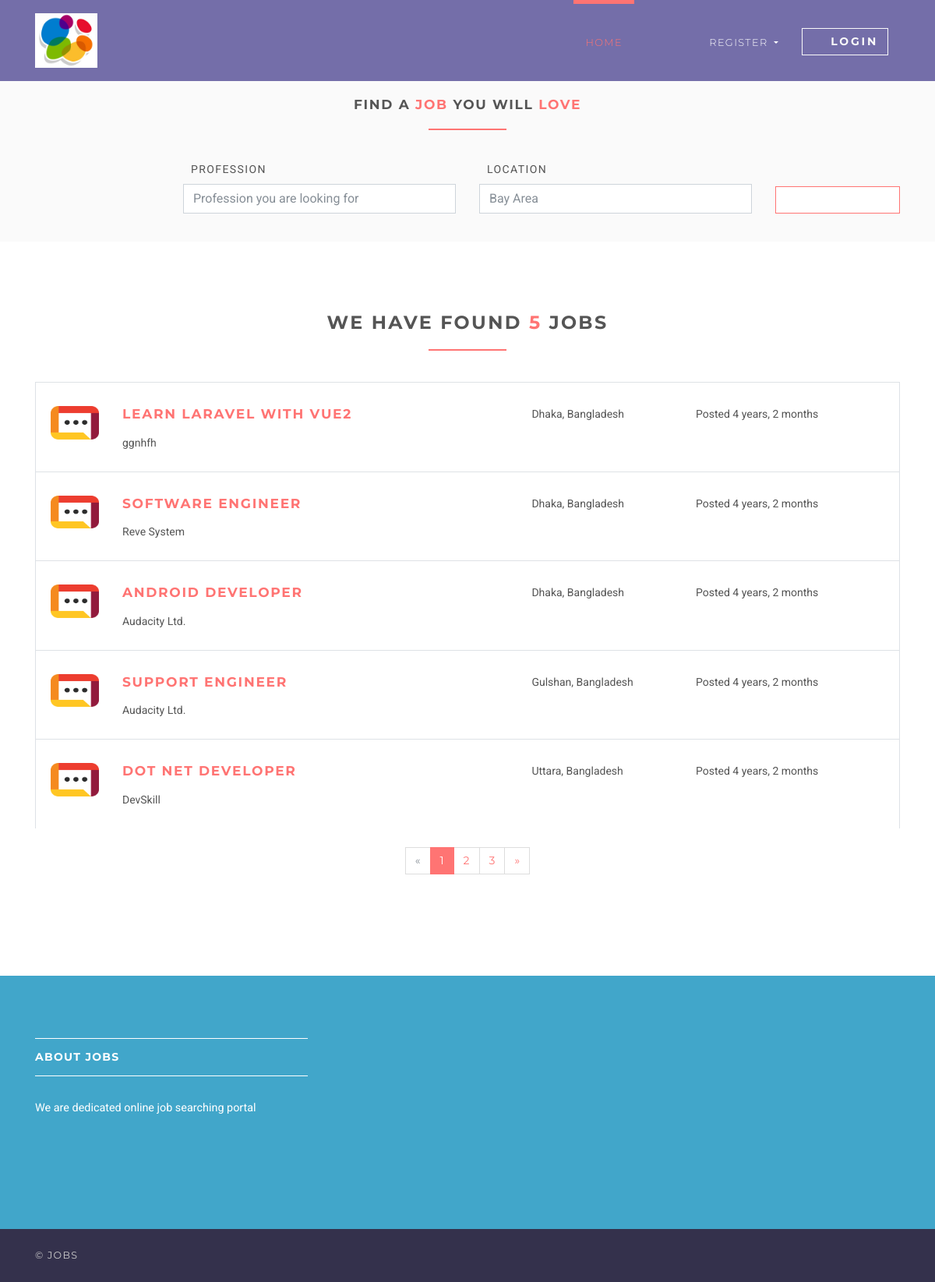
Page /jobs on the committed database.
### jobsapp/models.py (models this page shows, shortened)
class Job(models.Model):
    user = models.ForeignKey(User, on_delete=models.CASCADE)
    title = models.CharField(max_length=300)
    description = models.TextField()
    location = models.CharField(max_length=150)
    type = models.CharField(choices=JOB_TYPE, max_length=10)
    category = models.CharField(max_length=100)
    last_date = models.DateTimeField()
    company_name = models.CharField(max_length=100)
    company_description = models.CharField(max_length=300)
    website = models.CharField(max_length=100, default="")
    created_at = models.DateTimeField(default=timezone.now)
    filled = models.BooleanField(default=False)

### jobsapp/views/home.py (the view)
# urls.py: path('jobs', JobListView.as_view(), name='jobs'),
class JobListView(ListView):
    model = Job
    template_name = 'jobs/jobs.html'
    context_object_name = 'jobs'
    paginate_by = 5

### templates/jobs/jobs.html (shortened to what this page needs)
{% extends 'base.html' %}
{% load static %}
{% block content %}
    <section class="job-form-section job-form-section--compressed">
        <div class="container">
            <h4 class="heading">Find a <span class="accent">job </span> you will <span class="accent">love</span></h4>
            <form id="job-main-form" method="get" action="#" class="job-main-form">
                <div class="controls">
                    <div class="row align-items-end">
                        <div class="col-sm-1 col-lg-2"></div>
                        <div class="col-sm-5 col-lg-4 form-group">
                            <label for="profession">Profession</label>
                            <input type="text" id="profession" name="profession"
                                   placeholder="Profession you are looking for" class="form-control">
                        </div>
                        <div class="col-sm-5 col-lg-4 form-group">
                            <label for="location">Location</label>
                            <input type="text" id="location" name="location" placeholder="Any particular location?"
                                   value="Bay Area" class="form-control">
                        </div>
                        <div class="col-sm-1 col-lg-2 form-group">
                            <button type="submit" name="name"
                                    class="btn btn-outline-white-primary job-main-form__button">
                                <i class="fa fa-search"></i>
                            </button>
                        </div>
                    </div>
                </div>
            </form>
        </div>
    </section>
    <section>
        <div class="container">
            <h3 class="heading">We have found <span class="accent">{{ jobs.count }}</span> jobs</h3>
            {% for job in jobs %}
                <div class="job-listing  ">
                    <div class="row">
                        <div class="col-md-12 col-lg-6">
                            <div class="row">
                                <div class="col-2">
                                    <img src="{% static 'img/company-1.png' %}"
                                         alt="Ipsioou " class="img-fluid">
                                </div>
                                <div class="col-10">
                                    <h4 class="job__title"><a
                                            href="{% url 'jobs:jobs-detail' job.id %}">{{ job.title }}</a></h4>
                                    <p class="job__company">
                                        {{ job.company_name }}
                                    </p>
                                </div>
                            </div>
                        </div>
                        <div class="col-10 col-md-3 col-lg-2 ml-auto"><i class="fa fa-map-marker job__location"></i>
                            {{ job.location }}
                        </div>
                        <div class="col-10 col-md-3 col-lg-3 ml-auto">
                            <p>Posted {{ job.created_at|timesince }}</p>
                        </div>
                    </div>
                </div>
            {% endfor %}
            {% if is_paginated %}
                <div class="row">
                    <div class="col-md-12">
                        <nav aria-label="Page navigation example" class="d-flex justify-content-center mt-4 mb-4">
                            <ul class="pagination">
                                {% if page_obj.has_previous %}
                                    <li class="page-item">
                                        <a href="?page={{ page_obj.previous_page_number }}"
                                           class="page-link">&laquo;</a>
                                    </li>
                                {% else %}
                                    <li class="page-item disabled">
                                        <a class="page-link">&laquo;</a>
                                    </li>
                                {% endif %}
                                {% for i in page_obj.paginator.page_range %}
                                    {% if page_obj.number == i %}
                                        <li class="page-item active">
                                            <a class="page-link">{{ i }}</a>
                                        </li>
                                    {% else %}
                                        <li class="page-item">
                                            <a href="?page={{ i }}" class="page-link">{{ i }}</a>
                                        </li>
                                    {% endif %}
                                {% endfor %}
                                {% if page_obj.has_next %}
                                    <li class="page-item">
                                        <a href="?page={{ page_obj.next_page_number }}" class="page-link">&raquo;</a>
                                    </li>
                                {% else %}
                                    <li class="page-item disabled">
                                        <a class="page-link">&raquo;</a>
                                    </li>
                                {% endif %}
                            </ul>
                        </nav>
                    </div>
                </div>
            {% endif %}
        </div>
    </section>
{% endblock %}

### static/css/style.default.css (style rules this page uses)
html { height:100% }
body { height:100% }
section { position:relative;padding-top:90px;padding-bottom:90px }
button { cursor:pointer }
.heading { text-align:center;margin-bottom:40px }
.heading:after { content:" ";display:block;width:100px;height:2px;margin:20px auto 20px;background:#ff7473 }
a,button { -webkit-transition:all .2s ease-out;transition:all .2s ease-out }
a i.fa,button i.fa { margin:0 5px }
.accent { color:#ff7473 }
.job-form-section { padding:80px 0;background:#fafafa }
.job-form-section .job-main-form { margin-bottom:40px }
.job-form-section .job-main-form label { text-transform:uppercase;letter-spacing:0.1em;margin-left:10px }
.job-form-section.job-form-section--compressed { padding:20px }
.job-form-section.job-form-section--compressed .job-main-form { margin-bottom:0 }
.job-main-form__button { margin-top:15px;display:block;width:100% }
.job-listing { border:solid 1px #dee2e6;border-bottom:none;padding-top:30px;padding-bottom:10px;padding-left:19px;padding-right:15px;clear:both;-webkit-transition:all .2s ease-out;transition:all .2s ease-out }
.job__title { margin-top:0 }
.job__location { margin-right:5px;color:#868e96 }
.btn { font-weight:700;font-family:"Montserrat",Helvetica,Arial,sans-serif;border:1px solid transparent;text-transform:uppercase;letter-spacing:0.2em;padding:.375rem .75rem;font-size:.875rem;line-height:1.5;border-radius:0;-webkit-transition:background-color 0.15s ease-in-out,border-color 0.15s ease-in-out,-webkit-box-shadow 0.15s ease-in-out;transition:background-color 0.15s ease-in-out,border-color 0.15s ease-in-out,-webkit-box-shadow 0.15s ease-in-out;transition:background-color 0.15s ease-in-out,border-color 0.15s ease-in-out,box-shadow 0.15s ease-in-out;transition:background-color 0.15s ease-in-out,border-color 0.15s ease-in-out,box-shadow 0.15s ease-in-out,-webkit-box-shadow 0.15s ease-in-out }
.btn-outline-white-primary { color:#ff7473;background-color:#fff;background-image:none;border-color:#ff7473 }
body { font-family:"Roboto",Helvetica,Arial,sans-serif;font-size:.875rem;font-weight:400;line-height:1.5;color:#555;background-color:#fff }
a { color:#ff7473;text-decoration:none }
h1,h2,h3,h4,h5,h6,.h1,.h2,.h3,.h4,.box-simple h3,.box-image .name h3,.box-image-text .top .name h3,.box-image-text .top .name h4,.h5,.h6 { margin-bottom:1rem;font-family:"Montserrat",Helvetica,Arial,sans-serif;font-weight:700;line-height:1.2;color:#555;text-transform:uppercase;letter-spacing:0.1em }
h3,.h3 { font-size:1.4875rem }
h4,.h4,.box-simple h3,.box-image .name h3,.box-image-text .top .name h3,.box-image-text .top .name h4 { font-size:1.0675rem }
.page-item:first-child .page-link { border-top-left-radius:0rem;border-bottom-left-radius:0rem }
.page-item:last-child .page-link { border-top-right-radius:0rem;border-bottom-right-radius:0rem }
.page-item.active .page-link { color:#fff;background-color:#ff7473;border-color:#ff7473 }
.page-item.disabled .page-link { color:#868e96;background-color:#fff;border-color:#ddd }
.page-link { padding:.5rem .75rem;line-height:1.25;color:#ff7473;background-color:#fff;border:1px solid #ddd;font-family:"Montserrat",Helvetica,Arial,sans-serif }
.form-control { padding:.375rem .75rem;font-size:1rem;line-height:1.5;color:#868e96;background-color:#fff;border:1px solid #ced4da;border-radius:0;-webkit-transition:border-color ease-in-out 0.15s,-webkit-box-shadow ease-in-out 0.15s;transition:border-color ease-in-out 0.15s,-webkit-box-shadow ease-in-out 0.15s;transition:border-color ease-in-out 0.15s,box-shadow ease-in-out 0.15s;transition:border-color ease-in-out 0.15s,box-shadow ease-in-out 0.15s,-webkit-box-shadow ease-in-out 0.15s }
.form-control::placeholder { color:#868e96 }

### rows in the picture
Job: title "LEARN LARAVEL WITH VUE2", company_name "ggnhfh", location "Dhaka, Bangladesh", created_at "4 years, 2 months"
Job: title "SOFTWARE ENGINEER", company_name "Reve System", location "Dhaka, Bangladesh", created_at "4 years, 2 months"
Job: title "ANDROID DEVELOPER", company_name "Audacity Ltd.", location "Dhaka, Bangladesh", created_at "4 years, 2 months"
Job: title "SUPPORT ENGINEER", company_name "Audacity Ltd.", location "Gulshan, Bangladesh", created_at "4 years, 2 months"
Job: title "DOT NET DEVELOPER", company_name "DevSkill", location "Uttara, Bangladesh", created_at "4 years, 2 months"

### other values in the picture
{{ jobs.count }} "5"
{{ i }} "1"
{{ i }} "2" "3"
